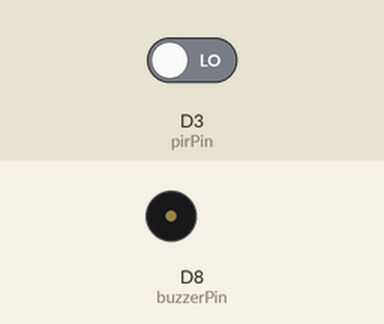
Simulated run of this sketch. Board: ESP8266 (Wemos D1 mini). On the bench: buzzer (waves = sounding). The test bench sets the inputs (shaded band); at power-on: D3 (pirPin) LOW.

Above: at 1.2 s.
1.3 s: D3 (pirPin) driven HIGH
At 1.55 s:
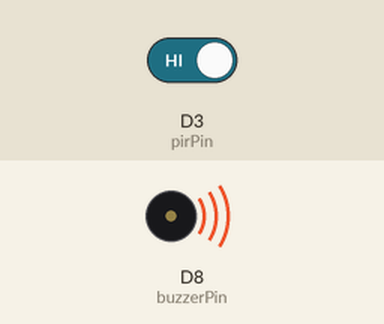
4.3 s: D3 (pirPin) driven LOW
At 5.0 s:
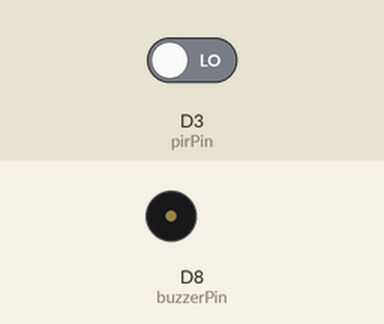
Timing chart, 0 to 7.3 s (numbered marks = the images above; inputs shaded):
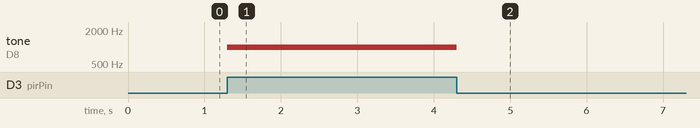

The sketch:

PIR_D1-Mini_BUZZER_cloudfree.ino
```cpp
int pirPin = D3;      // PIR sensor pin
int buzzerPin = D8;   // Buzzer pin
int val;

void setup() {
    pinMode(pirPin, INPUT);
    pinMode(buzzerPin, OUTPUT);
    Serial.begin(115200);
}

void loop() {
    val = digitalRead(pirPin); // Read PIR sensor state (LOW = no motion, HIGH = motion)

    if (val == HIGH) {
        // Motion detected
        beepBuzzer();
    }
}

void beepBuzzer() {
    // Beep the buzzer with a constant frequency
    tone(buzzerPin, 1000);  // 1000 Hz frequency
    delay(500);            // Beep for 1 second
    noTone(buzzerPin);      // Turn off the buzzer
}
```

Measured:
- after the input at 1.3 s, tone on D8 (buzzerPin): silent → 1000 Hz at once
- after the input at 4.3 s, tone on D8 (buzzerPin): 1000 Hz → silent at once
